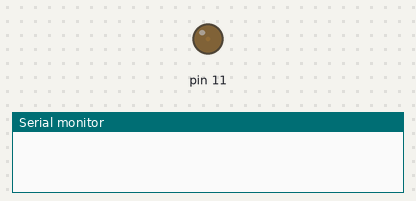
Recording of a sketch running on a simulated Arduino Uno, built with avr-gcc and run on an emulated ATmega328P. Parts: output pins drawn as LEDs (lit = HIGH), the last lines printed to the serial monitor.

Above: at 0.05 s.
At 1.35 s:
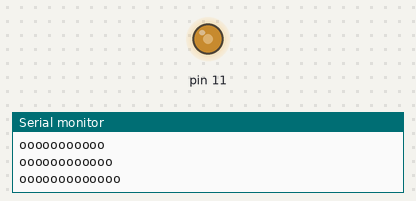
At 2.3 s:
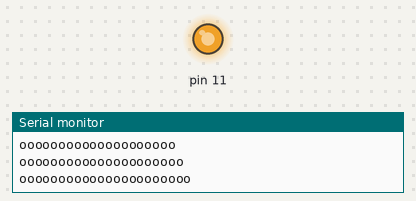
At 4.6 s:
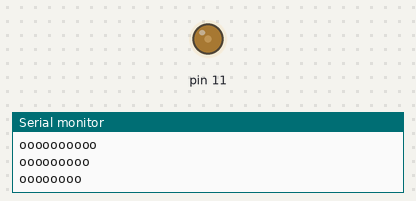
Timing chart, 0 to 6.8 s (numbered marks = the images above):
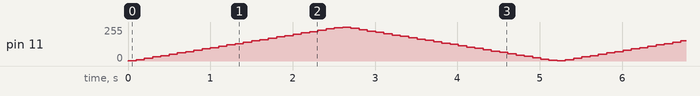

The sketch:

led_blink_revisited.ino
```cpp
int i = 0;
int x = 0;
void setup() {
  // put your setup code here, to run once:
  pinMode(11, OUTPUT);
  Serial.begin(9600);
}

void loop() {
  // put your main code here, to run repeatedly:
  for (x = 1; x <= 255; x = x + 10) {
    analogWrite(11, x);
    delay(100);
    for (i = 0; i < x; i = i + 10) {
      Serial.print("o");
    }
    Serial.println("");
  }
  for (x = 255; x >= 0; x = x - 10) {
    analogWrite(11, x);
    delay(100);
    for (i = x; i > 0; i = i - 10) {
      Serial.print("o");
    }
    Serial.println("");
  }
}
```
